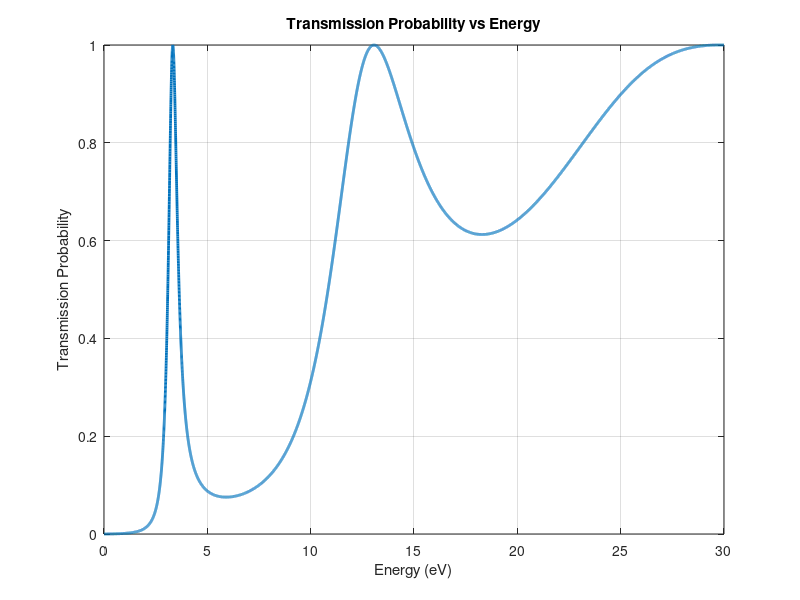

This chart was generated by the following MATLAB code:
% Welcome to the Exciting MATLAB World!
% 🌟 Practice Session: Project - 01 🚀
% 🧠 Your Brain Gym: Tackling MATLAB with Seyed Mohammad Sajadi's Magic
% 🎯 Student Number: 402448040
% Ready, set, code! 💻✨

% Clear the workspace and command window
clear all
close
clc

% Constants
h = 4.13567e-15 * 1.602e-19; % Planck's constant in J
H = h / (2 * pi); % Reduced Planck's constant (ħ)
U0 = 10 * 1.602e-19;
m0 = 9.1e-31;
L = 0.2e-9;
W = 0.1e-9;

% Ask the user for the number of steps
% numSteps = input('Enter the number of steps: ');
numSteps = 4;

% Energy range
E = linspace(0.002 * 1.602e-19, 30 * 1.602e-19, 15000);
Size_E = size(E);

% Initialize array to store results
P11 = zeros(1, Size_E(2));

counter = 1;

% Loop over energy values
for e = 0.002 * 1.602e-19 : 0.002 * 1.602e-19 : 30 * 1.602e-19
    % Initialize the result matrix
    resultMatrix = eye(2);

    % Loop over steps
    for step = 1 : numSteps
        if mod(step, 2) == 1
            % Odd step
            k_odd_FreeSpace = sqrt(2 * m0 * e / (H ^ 2));
            k_odd_PotentialBarrier = sqrt(2 * m0 * (e - U0) / (H ^ 2));

            % Construct matrices for odd steps
            matrix_odd_FreeSpace = [exp(-1i * k_odd_FreeSpace * L), 0;
                                    0, exp(1i * k_odd_FreeSpace * L)];
            matrix_odd_PotentialBarrier = 0.5 * [1 + k_odd_PotentialBarrier / k_odd_FreeSpace, 1 - k_odd_PotentialBarrier / k_odd_FreeSpace;
                                                  1 - k_odd_PotentialBarrier / k_odd_FreeSpace, 1 + k_odd_PotentialBarrier / k_odd_FreeSpace];

            % Update the result matrix
            resultMatrix = resultMatrix * (matrix_odd_FreeSpace * matrix_odd_PotentialBarrier);

        else
            % Even step
            k_Even_FreeSpace = sqrt(2 * m0 * (e - U0) / (H ^ 2));
            k_Even_PotentialBarrier = sqrt(2 * m0 * e / (H ^ 2));

            % Construct matrices for even steps
            matrix_Even_FreeSpace = [exp(-1i * k_Even_FreeSpace * W), 0;
                                     0, exp(1i * k_Even_FreeSpace * W)];
            matrix_Even_PotentialBarrier = 0.5 * [1 + k_Even_PotentialBarrier / k_Even_FreeSpace, 1 - k_Even_PotentialBarrier / k_Even_FreeSpace;
                                                   1 - k_Even_PotentialBarrier / k_Even_FreeSpace, 1 + k_Even_PotentialBarrier / k_Even_FreeSpace];

            % Update the result matrix
            resultMatrix = resultMatrix * (matrix_Even_FreeSpace * matrix_Even_PotentialBarrier);
        end
    end

    % Calculate and store probability
    P11(counter) = (abs(1 / resultMatrix(1)))^2;
    counter = counter + 1;
end

% Plot the results
figure;
plot(E / (1.602e-19), P11, 'LineWidth', 2);
xlabel('Energy (eV)');
ylabel('Transmission Probability');
title('Transmission Probability vs Energy');
grid on;
